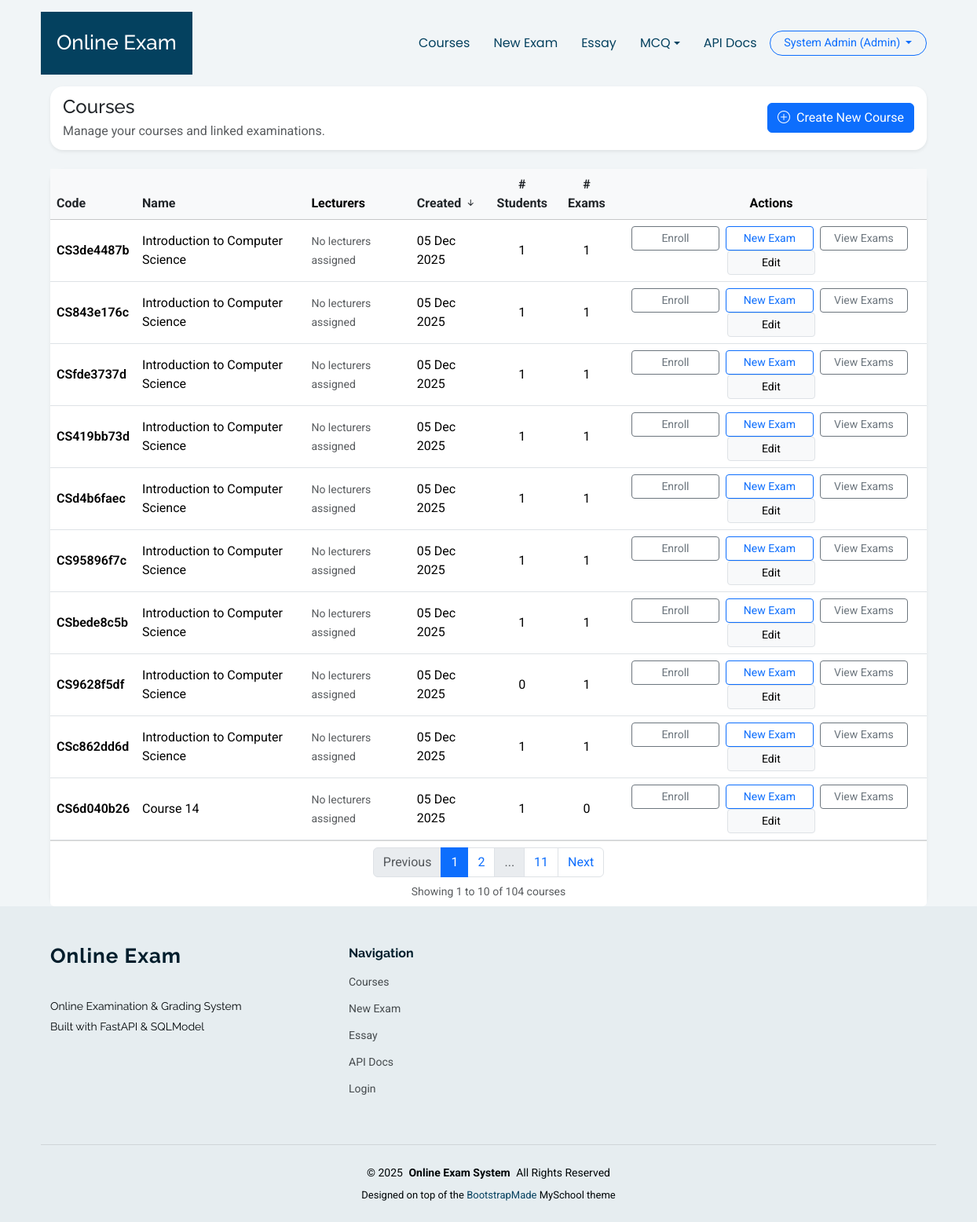
Before: /courses/ (signed in) with the older database file.
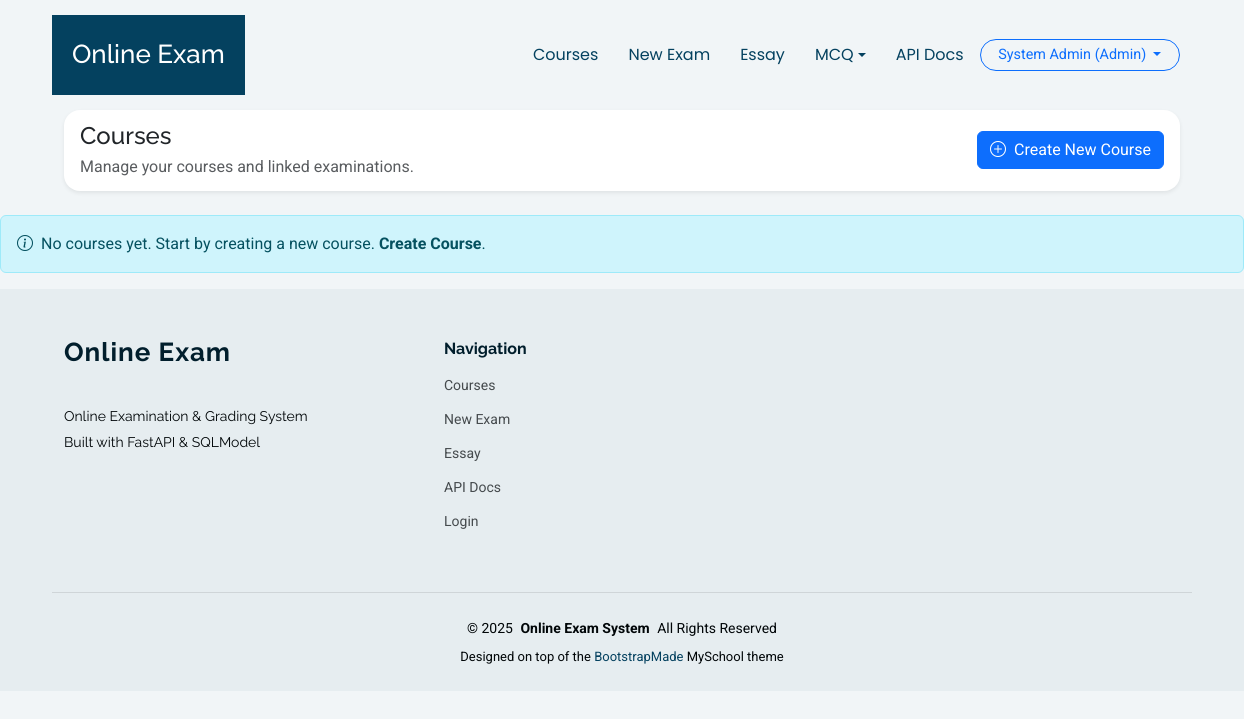
After: the same page with the newer database file.
### app/models.py (models this page shows)
class Course(SQLModel, table=True):
    __table_args__ = (UniqueConstraint("code", name="uq_course_code"),)
    id: Optional[int] = Field(default=None, primary_key=True)
    code: str
    name: str
    description: Optional[str] = None
    created_at: datetime = Field(default_factory=datetime.utcnow)

### app/routers/courses.py (the view)
@router.get("/")
def list_courses(
    request: Request,
    sort: Optional[str] = Query("created"),
    direction: Optional[str] = Query("desc"),
    page: Optional[int] = Query(1, ge=1),
    session: Session = Depends(get_session),
    current_user: User = Depends(require_role(["lecturer", "admin"])),
):
    courses = session.exec(select(Course)).all()
    exam_counts = dict(session.exec(select(Exam.course_id, func.count(Exam.id)).group_by(Exam.course_id)).all())
    enrollment_counts = dict(
        session.exec(select(Enrollment.course_id, func.count(Enrollment.id)).group_by(Enrollment.course_id)).all()
    )
    course_lecturers_map = {}
    course_lecturers = session.exec(select(CourseLecturer)).all()
    for cl in course_lecturers:
        if cl.course_id not in course_lecturers_map:
            course_lecturers_map[cl.course_id] = []
        lecturer = session.get(User, cl.lecturer_id)
        if lecturer:
            course_lecturers_map[cl.course_id].append(lecturer)
    key_map = {
        "code": lambda c: c.code or "",
        "name": lambda c: c.name or "",
        "created": lambda c: c.created_at,
        "exams": lambda c: exam_counts.get(c.id, 0),
        "students": lambda c: enrollment_counts.get(c.id, 0),
    }
    sort_key = key_map.get(sort or "created", key_map["created"])
    is_desc = (direction or "desc").lower() == "desc"
    courses_sorted = sorted(courses, key=sort_key, reverse=is_desc)
    total_courses = len(courses_sorted)
    total_pages = (total_courses + ITEMS_PER_PAGE - 1) // ITEMS_PER_PAGE if total_courses > 0 else 1
    page = min(page, total_pages) if total_pages > 0 else 1
    start_idx = (page - 1) * ITEMS_PER_PAGE
    end_idx = start_idx + ITEMS_PER_PAGE
    courses_paginated = courses_sorted[start_idx:end_idx]
    context = {
        "request": request,
        "courses": courses_paginated,
        "exam_counts": exam_counts,
        "enrollment_counts": enrollment_counts,
        "course_lecturers": course_lecturers_map,
        "sort": sort,
        "direction": "desc" if is_desc else "asc",
        "has_sort": (sort not in (None, "", "created") or (direction or "desc").lower() != "desc"),
        "current_page": page,
        "total_pages": total_pages,
        "total_items": total_courses,
        "items_per_page": ITEMS_PER_PAGE,
        "current_user": current_user,
    }
    return templates.TemplateResponse("courses/list.html", context)

### app/templates/courses/list.html (shortened to what the changed rows need)
{% extends "base.html" %}
{% block content %}
<div class="container mb-4">
  <div class="card shadow-sm border-0 course-header-card">
    <div class="card-body d-flex justify-content-between align-items-center flex-wrap gap-3">
      <div>
        <h1 class="h4 mb-1">Courses</h1>
      </div>
    </div>
  </div>
</div>
{% if courses %}
<div class="container">
  <div class="card shadow-sm border-0 course-table-card">
    <div class="card-body p-0">
      <div class="table-responsive">
        <table class="table align-middle mb-0">
        <thead class="table-light">
          <tr>
            <th scope="col">
              <a href="?sort=code&direction={% if sort == 'code' and direction == 'asc' %}desc{% else %}asc{% endif %}"
                 class="text-decoration-none text-dark">
                Code
              </a>
            </th>
            <th scope="col">
              <a href="?sort=name&direction={% if sort == 'name' and direction == 'asc' %}desc{% else %}asc{% endif %}"
                 class="text-decoration-none text-dark">
                Name
              </a>
            </th>
            <th scope="col">Lecturers</th>
            <th scope="col">
              <a href="?sort=created&direction={% if sort == 'created' and direction == 'asc' %}desc{% else %}asc{% endif %}"
                 class="text-decoration-none text-dark">
                Created
                {% if sort == 'created' %}
                  {% if direction == 'asc' %}
                  <i class="bi bi-arrow-up-short"></i>
                  {% else %}
                  <i class="bi bi-arrow-down-short"></i>
                  {% endif %}
                {% endif %}
              </a>
            </th>
            <th scope="col" class="text-center">
              <a href="?sort=students&direction={% if sort == 'students' and direction == 'asc' %}desc{% else %}asc{% endif %}"
                 class="text-decoration-none text-dark">
                # Students
              </a>
            </th>
            <th scope="col" class="text-center">
              <a href="?sort=exams&direction={% if sort == 'exams' and direction == 'asc' %}desc{% else %}asc{% endif %}"
                 class="text-decoration-none text-dark">
                # Exams
              </a>
            </th>
            <th scope="col" class="text-center">Actions</th>
          </tr>
        </thead>
        <tbody>
          {% for course in courses %}
          <tr>
            <td class="fw-semibold">{{ course.code }}</td>
            <td>{{ course.name }}</td>
            <td>
              {% if course_lecturers.get(course.id) %}
                {% for lecturer in course_lecturers[course.id] %}
                  <span class="badge bg-info-subtle text-info me-1">{{ lecturer.name }}</span>
                {% endfor %}
              {% else %}
                <span class="text-muted small">No lecturers assigned</span>
              {% endif %}
            </td>
            <td>{{ course.created_at.strftime("%d %b %Y") }}</td>
            <td class="text-center">{{ enrollment_counts.get(course.id, 0) }}</td>
            <td class="text-center">{{ exam_counts.get(course.id, 0) }}</td>
            <td class="text-center course-actions">
              <a class="btn btn-sm btn-outline-secondary me-1" href="/courses/{{ course.id }}/enroll">
                Enroll
              </a>
              <a class="btn btn-sm btn-outline-primary me-1" href="/exams/new?course_id={{ course.id }}">
                New Exam
              </a>
              <a class="btn btn-sm btn-outline-secondary me-1" href="/exams/course/{{ course.id }}">
                View Exams
              </a>
              <a class="btn btn-sm btn-light border" href="/courses/{{ course.id }}/edit">
                Edit
              </a>
            </td>
          </tr>
          {% endfor %}
        </tbody>
      </table>
      </div>
    </div>
    {% if total_pages > 1 %}
    <div class="card-footer bg-white">
      <nav aria-label="Course pagination">
        <ul class="pagination justify-content-center mb-0">
          {% if current_page > 1 %}
          <li class="page-item">
            <a class="page-link" href="?page={{ current_page - 1 }}{% if sort %}&sort={{ sort }}{% endif %}{% if direction %}&direction={{ direction }}{% endif %}">Previous</a>
          </li>
          {% else %}
          <li class="page-item disabled">
            <span class="page-link">Previous</span>
          </li>
          {% endif %}
          {% for p in range(1, total_pages + 1) %}
            {% if p == current_page %}
            <li class="page-item active">
              <span class="page-link">{{ p }}</span>
            </li>
            {% elif p == 1 or p == total_pages or (p >= current_page - 1 and p <= current_page + 1) %}
            <li class="page-item">
              <a class="page-link" href="?page={{ p }}{% if sort %}&sort={{ sort }}{% endif %}{% if direction %}&direction={{ direction }}{% endif %}">{{ p }}</a>
            </li>
            {% elif p == current_page - 2 or p == current_page + 2 %}
            <li class="page-item disabled">
              <span class="page-link">...</span>
            </li>
            {% endif %}
          {% endfor %}
          {% if current_page < total_pages %}
          <li class="page-item">
            <a class="page-link" href="?page={{ current_page + 1 }}{% if sort %}&sort={{ sort }}{% endif %}{% if direction %}&direction={{ direction }}{% endif %}">Next</a>
          </li>
          {% else %}
          <li class="page-item disabled">
            <span class="page-link">Next</span>
          </li>
          {% endif %}
        </ul>
        <div class="text-center text-muted small mt-2">
          Showing {{ ((current_page - 1) * items_per_page) + 1 }} to {{ [current_page * items_per_page, total_items]|min }} of {{ total_items }} courses
        </div>
      </nav>
    </div>
    {% endif %}
  </div>
</div>
{% else %}
<div class="alert alert-info d-flex align-items-center">
  <i class="bi bi-info-circle me-2"></i>
  <div>
    No courses yet. Start by creating a new course.
    <a href="/courses/new" class="alert-link">Create Course</a>.
  </div>
</div>
{% endif %}
{% endblock %}

Changed rows visible on the page:
removed Course: code "CS3de4487b", name "Introduction to Computer Science", shows "No lecturers assigned", created_at "05 Dec 2025", get "1"
removed Course: code "CS843e176c", name "Introduction to Computer Science", shows "No lecturers assigned", created_at "05 Dec 2025", get "1"
removed Course: code "CSfde3737d", name "Introduction to Computer Science", shows "No lecturers assigned", created_at "05 Dec 2025", get "1"
removed Course: code "CS419bb73d", name "Introduction to Computer Science", shows "No lecturers assigned", created_at "05 Dec 2025", get "1"
removed Course: code "CSd4b6faec", name "Introduction to Computer Science", shows "No lecturers assigned", created_at "05 Dec 2025", get "1"
removed Course: code "CS95896f7c", name "Introduction to Computer Science", shows "No lecturers assigned", created_at "05 Dec 2025", get "1"
removed Course: code "CSbede8c5b", name "Introduction to Computer Science", shows "No lecturers assigned", created_at "05 Dec 2025", get "1"
removed Course: code "CS9628f5df", name "Introduction to Computer Science", shows "No lecturers assigned", created_at "05 Dec 2025", get "0", get "1"
removed Course: code "CSc862dd6d", name "Introduction to Computer Science", shows "No lecturers assigned", created_at "05 Dec 2025", get "1"
removed Course: code "CS6d040b26", name "Course 14", shows "No lecturers assigned", created_at "05 Dec 2025", get "1", get "0"
Other visible differences:
{{ ((current_page - 1) * items_per_page) + 1 }}: "1" → (not shown)
{{ [current_page * items_per_page, total_items]|min }}: "10" → (not shown)
{{ total_items }}: "104" → (not shown)
text no longer shown: "Code Name Lecturers Created # Students # Exams Actions Previous Next Showing to of courses"
text now shown: "No courses yet. Start by creating a new course. Create Course ."
list line gone: "1"
list line gone: "2"
list line gone: "11"
